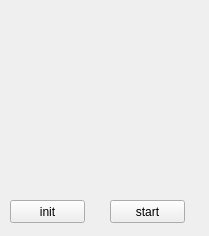
<?xml version="1.0" encoding="UTF-8"?>
<ui version="4.0">
 <class>MainWindow</class>
 <widget class="QMainWindow" name="MainWindow">
  <property name="geometry">
   <rect>
    <x>0</x>
    <y>0</y>
    <width>209</width>
    <height>236</height>
   </rect>
  </property>
  <property name="windowTitle">
   <string>MainWindow</string>
  </property>
  <widget class="QWidget" name="centralWidget">
   <widget class="QPushButton" name="pushButton_11">
    <property name="geometry">
     <rect>
      <x>110</x>
      <y>200</y>
      <width>75</width>
      <height>23</height>
     </rect>
    </property>
    <property name="text">
     <string>start</string>
    </property>
   </widget>
   <widget class="QPushButton" name="pushButton_init">
    <property name="geometry">
     <rect>
      <x>10</x>
      <y>200</y>
      <width>75</width>
      <height>23</height>
     </rect>
    </property>
    <property name="text">
     <string>init</string>
    </property>
   </widget>
  </widget>
 </widget>
 <layoutdefault spacing="6" margin="11"/>
 <resources/>
 <connections/>
</ui>
